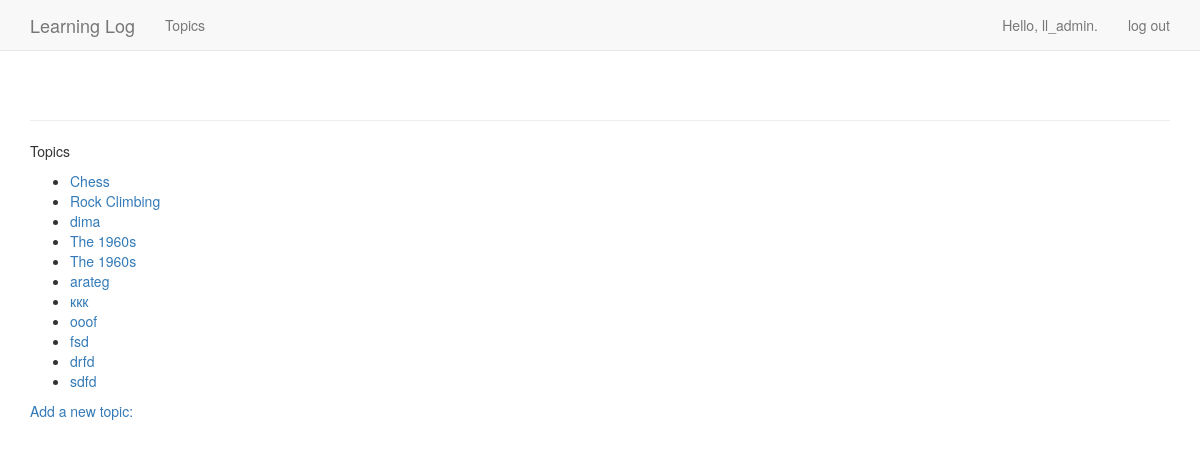
Page /topics/ (signed in) on the earlier database version.
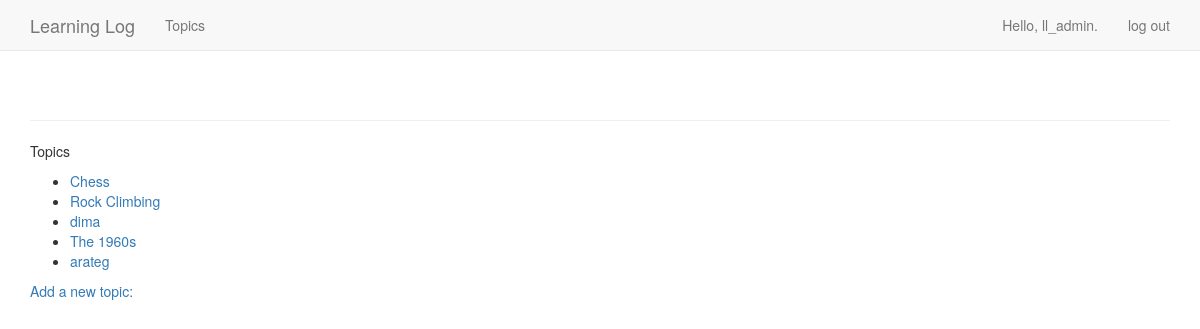
Same page on the later database version.
### learning_logs/models.py (models this page shows)
class Topic(models.Model):
    text = models.CharField(max_length=200)
    date_added = models.DateTimeField(auto_now_add=True)
    owner = models.ForeignKey(User)
    def __unicode__(self):
        return self.text

### learning_logs/views.py (the view)
# urls.py: url(r'^topics/$', views.topics, name='topics'),
@login_required
def topics(request):
    topics = Topic.objects.filter(owner=request.user).order_by('date_added')
    context = {'topics': topics}
    return render(request, 'learning_logs/topics.html', context)

### learning_logs/templates/learning_logs/topics.html (shortened to what this page needs)
<!DOCTYPE html>
<html lang="en">
<head>
</head>
<body>
    {% extends "learning_logs/base.html" %}
    {% block content %}
        <p>Topics</p>
        <ul>
            {% for topic in topics %}
                <li>
                    <a href="{% url 'learning_logs:topic' topic.id %}">{{ topic }}</a>
                </li>
            {% empty %}
                <li>No topics have been added yet.</li>
            {% endfor %}
        </ul>
    <a href="{% url 'learning_logs:new_topic' %}">Add a new topic:</a>
    {% endblock content %}

Differences in the rows shown:
removed Topic: text "The 1960s"
removed Topic: text "ккк"
removed Topic: text "ooof"
removed Topic: text "fsd"
removed Topic: text "drfd"
removed Topic: text "sdfd"
